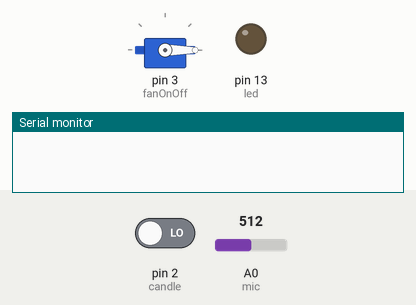
Recording of a sketch running on a simulated Arduino Uno, built with avr-gcc and run on an emulated ATmega328P. Shown: servo, output pins drawn as LEDs (lit = HIGH), the last lines printed to the serial monitor. The inputs (shaded band) are chosen by the test bench; at power-on: pin 2 (candle) LOW, A0 (mic) = 512.

Above: at 1.2 s.
1.3 s: pin 2 (candle) driven HIGH
At 4.65 s:
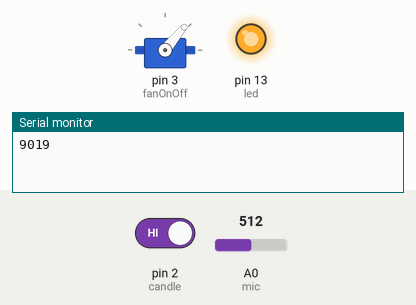
At 6.5 s:
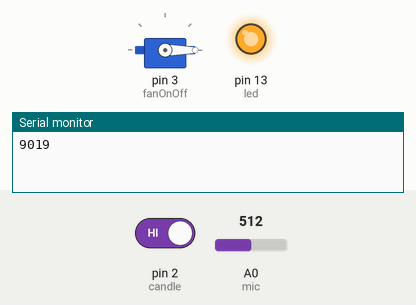
Timing chart, 0 to 13.3 s (numbered marks = the images above; inputs shaded):
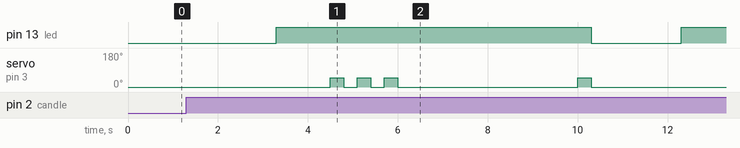

The sketch:

velaremoto.ino
```cpp
//Libreria de control para servos
#include <Servo.h>
//Definir servo
Servo fanOnOff;
//Variables
const int led = 13;
const int mic = A0;
const int candle = 2;
int sound;
bool flame;
bool setTimer = true;
bool startTimer = false;
//Tiempo de duracion del soplido
const int tiempoEspera = 2000;//ms
unsigned long antes = 0;
unsigned long ahora = 0;
int varTiempo = 0;
int countPeak = 0;
//tiempo necesario en alto al recibir sonido del microfono
//ajusta segun el tiempo del soplido
const int peakHighTime = 1000;
// limite superir para definir el sonido captado por el microfono como alto
//ajustar de arcuerdo a su microfono
const int soundLimit = 400;

void setup()
{
  fanOnOff.attach(3);
  fanOnOff.write(0);
  pinMode(candle, INPUT);
  pinMode(led, OUTPUT);
  digitalWrite(led, LOW);
  Serial.begin(9600);
}

void loop()
{
  //verificar si la vela esta encendida
  flame = digitalRead(candle);
  while(flame)
  {
    //si la vela esta encendida el microfono comienza a registrar
    sound = analogRead(mic);
    //Serial.println(sound);
    //si el ruido generado por el soplido supera el umbral se incia el conteo segun los configurado en este caso 2000ms = 2seg
    if(sound > soundLimit && setTimer)
    {
      antes = millis();
      ahora = millis();
      setTimer = false;
      startTimer = true;
    }

    varTiempo = ahora - antes;
    //verificamos el tiempo si entre 0s y 2s se registra ruido por encima del umbral y se cuenta el numero de picos generados
    if(varTiempo <= tiempoEspera && startTimer)
    {
      sound = analogRead(mic);
      if(sound > soundLimit) countPeak++;
    }

    else
    {
      //se terminan los 2 seg y sse queda ala espera de un nuevo pico y volver a contar
      setTimer = true;
      startTimer = false;
      if(countPeak > 0) Serial.println(countPeak);
      //si el numero de picos definido se supera significa que hubo un soplido constante por al menos 2 segundos
      if(countPeak > peakHighTime)
      {
        //secuencia para activar el ventilador y apagar las velas
        //esta secuencia puede varia deacuerdo a su ventilador configurela para su propio caso si este no se acopla al suyo
        digitalWrite(led, HIGH);
        delay(1200);
        fanOnOff.write(50);
        delay(300);
        fanOnOff.write(0);
        delay(300);
        fanOnOff.write(50);
        delay(300);
        fanOnOff.write(0);
        delay(300);
        fanOnOff.write(50);
        delay(300);
        fanOnOff.write(0);
        delay(4000);
        fanOnOff.write(50);
        delay(300);
        fanOnOff.write(0);
        countPeak = 0;
        digitalWrite(led, LOW);
      }
      else
      {
        countPeak = 0;
        fanOnOff.write(0);
      }
    }
    //se toma el tiempo en cada iteracion para medir el intervalo de 2 segundos cuando se detecta un soplido y se verifica si la llama esta aun encendida
    ahora = millis();
    flame = digitalRead(candle);
  }
}
```

Measured:
- after the input at 1.3 s, pin 13 (led): LOW → HIGH after 2.0 s, → LOW 7.0 s later, → HIGH 2.0 s later; servo on pin 3 (fanOnOff): 0° → 50° after 3.2 s, → 0° 0.30 s later, → 50° 0.30 s later, → 0° 0.30 s later, … (8 changes in this stretch)
